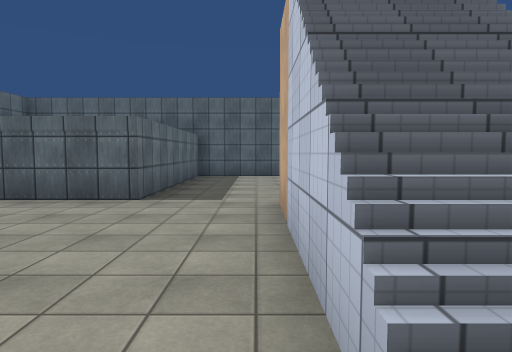
view 1 (above)

21 first-person views from a walk through a Unity game level. The camera is 1.5 m above the floor, tilts 4° down and sees 75° across. The floor is counted in squares, 2 m on a side. Each view is taken from the middle of a square. On the plan, view 1 faces up. The plan holds only what a view shows up to about 11 squares ahead; the rest is blank. The place goes on beyond the plan. Surface patterns are stand-ins for the level's own textures.

view 2
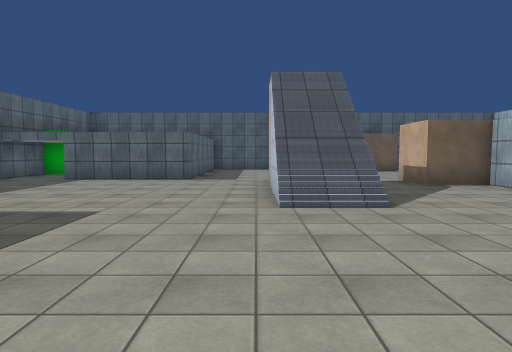

view 3
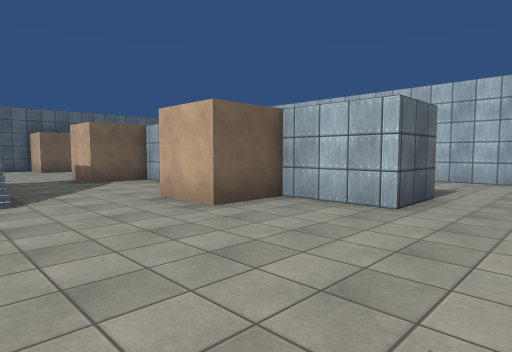

view 4
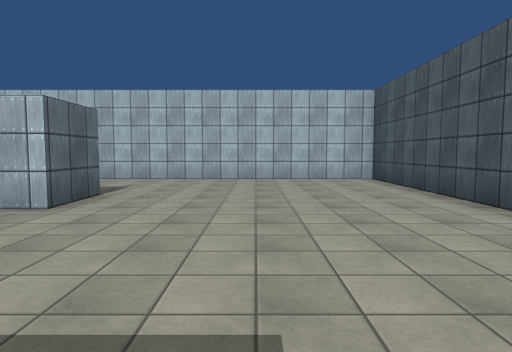

view 5
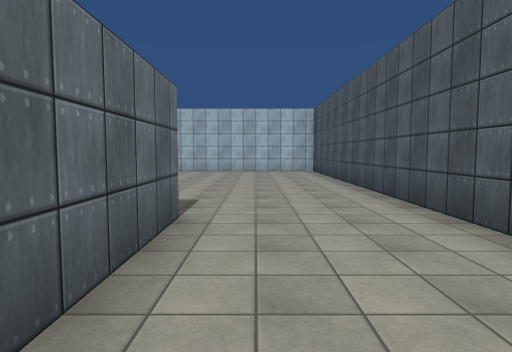

view 6
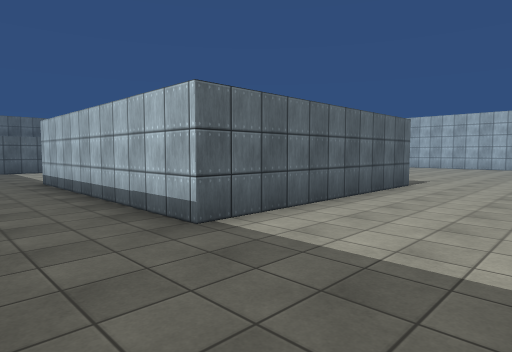

view 7
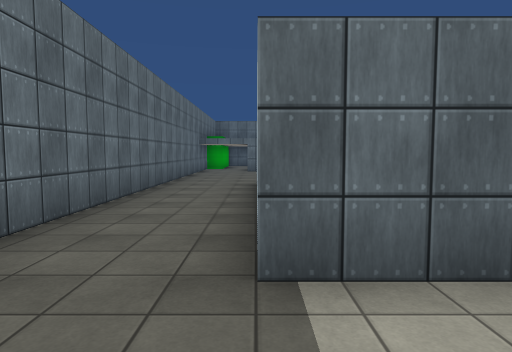

view 8
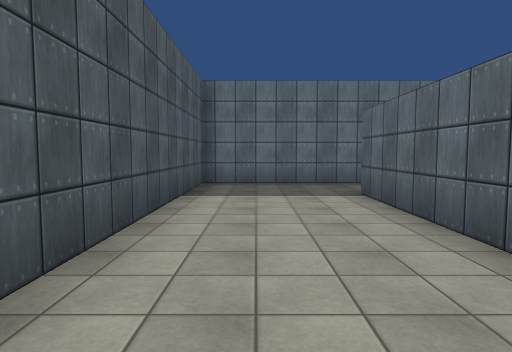

view 9
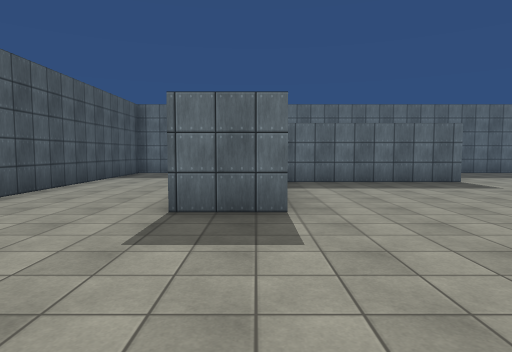

view 10
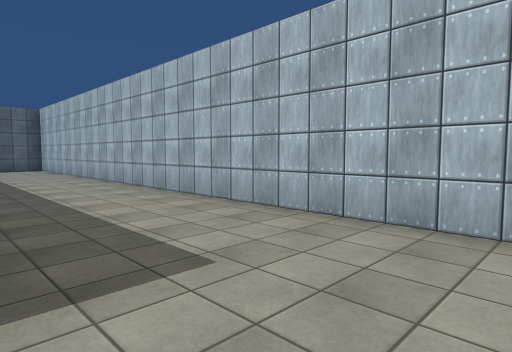

view 11
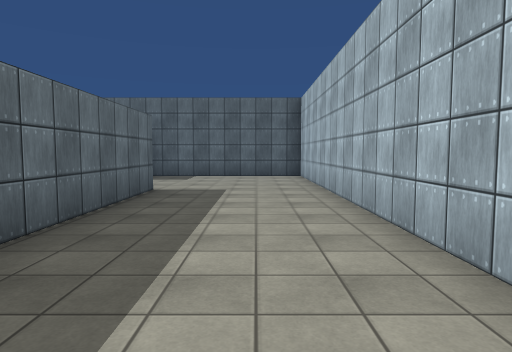

view 12
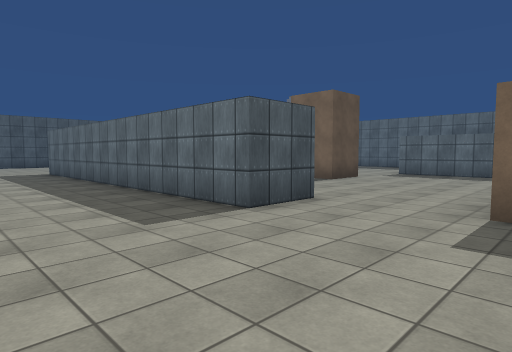

view 13
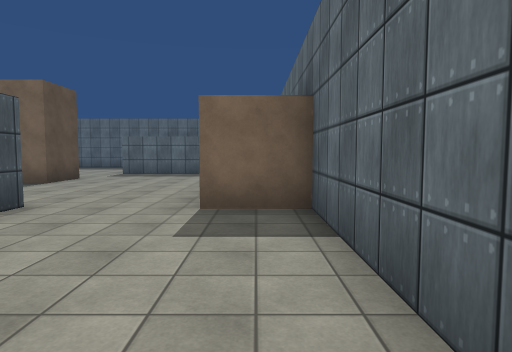

view 14
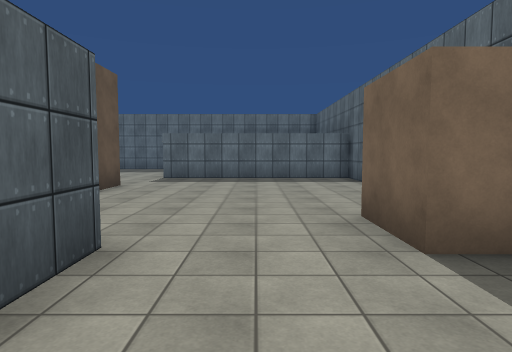

view 15
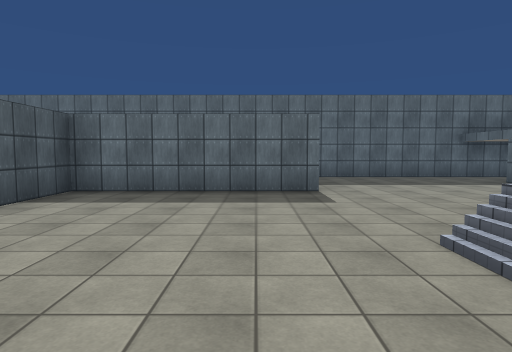

view 16
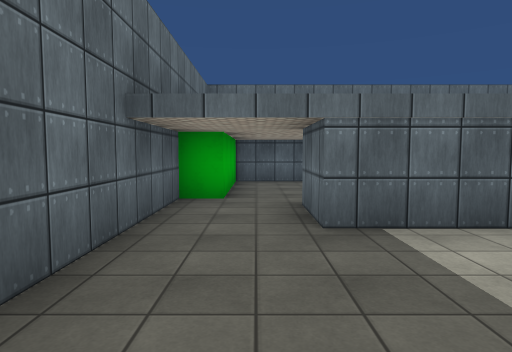

view 17
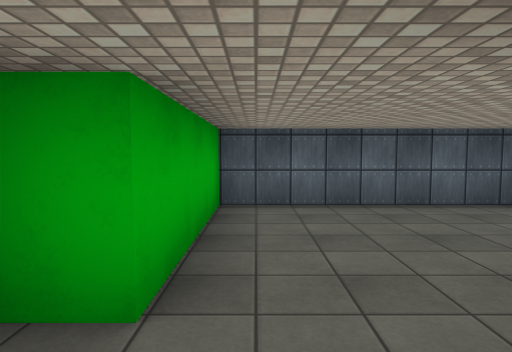

view 18
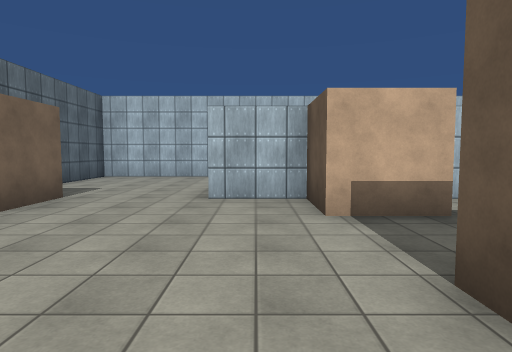

view 19
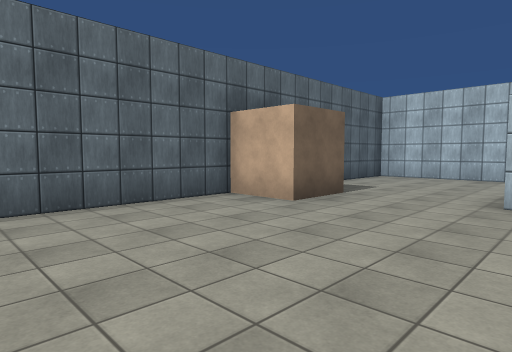

view 20
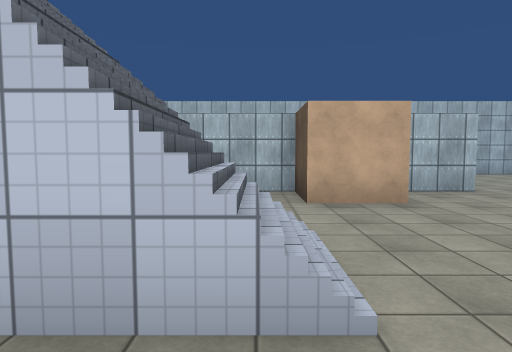

view 21
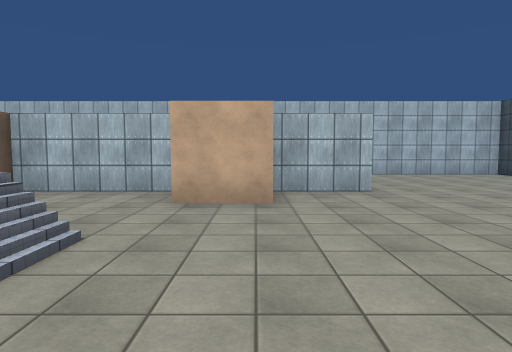

### Floor plan
Key: @ floor where view 1 was taken; # wall or solid block; . main floor; : floor 5 m higher than the main floor; / step, stairs or slope.
Columns run from 8 left of view 1 to 11 right of it. Each row starts with its distance up from view 1.
 11  ###################
 10  #....#.....##.....#
  9  #....#............#
  8 ##... #............#
  7 #...  #............#
  6 #..####.......##...#
  5 #........#/.####...#
  4 #........:/.####...#
  3 #........//...##...#
  2 #........//...##...#
  1 #........//...##...#
  0 #..##...@...####...#
 -1 #..##.......####...#
 -2 #..##.........##...#
 -3 #..##.........##...#
 -4 #..##..............#
 -5 #..######..........#
 -6 #..######..........#
 -7 #..................#
 -8 #..................#
 -9 #..................#
-10 ####################

Positions as (right, up) in squares from view 1, and headings:
1: (0, 0), facing up
2: (0, -4), facing up
3: (1, -5), facing up-right
4: (1, -6), facing right
5: (-3, -7), facing right
6: (-7, -9), facing up-right
7: (-5, -8), facing up
8: (1, -8), facing left
9: (5, -5), facing left
10: (7, -5), facing up-right
11: (9, 0), facing up
12: (10, 10), facing down-left
13: (10, 10), facing left
14: (8, 8), facing left
15: (3, -1), facing left
16: (-6, 2), facing up
17: (-6, 6), facing up
18: (0, 6), facing right
19: (0, 6), facing up-right
20: (-1, 1), facing right
21: (-1, -1), facing right
